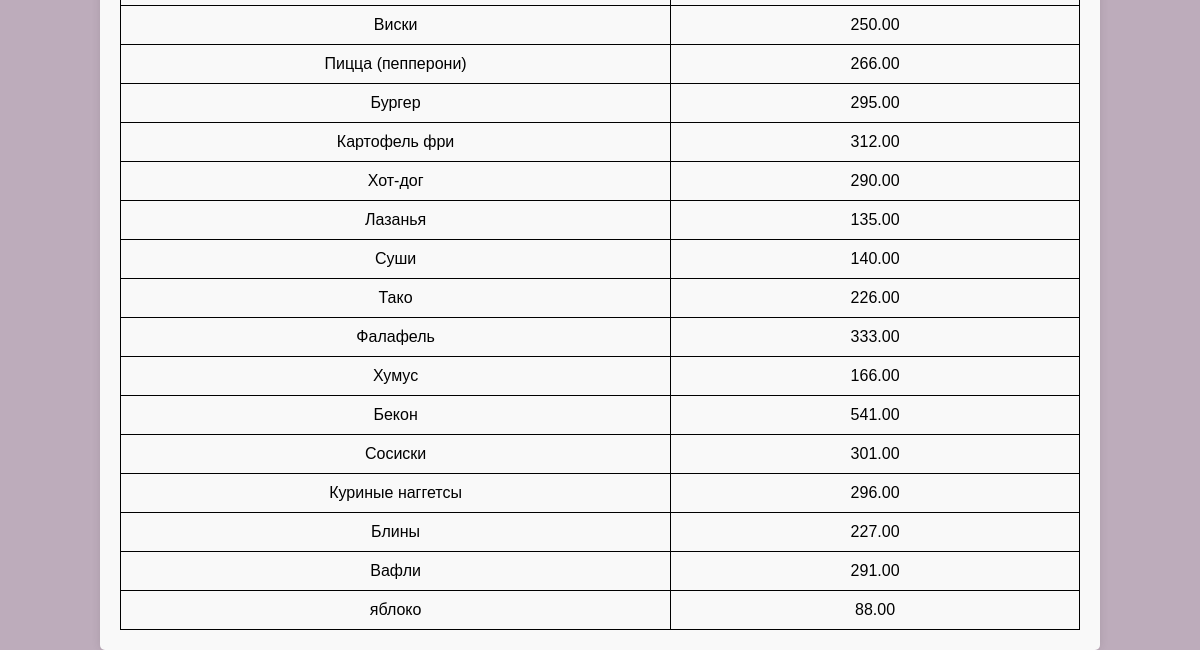
The app's page /food_catalog.php (signed in, lower part), older data.
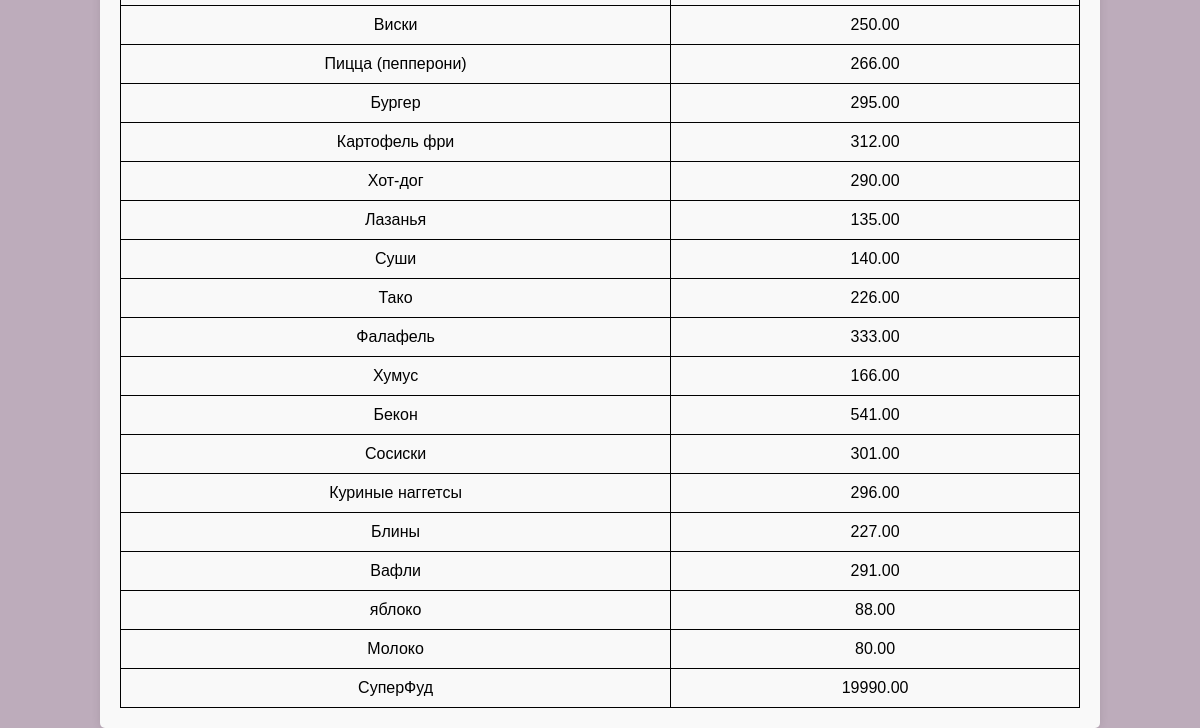
The same page, newer data.
### tables this page shows
CREATE TABLE `food_products` (
  `id` int(11) NOT NULL AUTO_INCREMENT,
  `name` varchar(255) DEFAULT NULL,
  `calories_per_100g` decimal(10,2) DEFAULT NULL,
  `created_at` timestamp NOT NULL DEFAULT current_timestamp(),
  PRIMARY KEY (`id`)
);

### food_catalog.php (the view, shortened to what this page needs)
<?php
require 'db.php';
$user_id = $_SESSION['user_id'];
$stmt = $conn->prepare("SELECT daily_calories FROM users WHERE id = ?");
$stmt->bind_param("i", $user_id);
$stmt->execute();
$search_query = '';
if ($search_query) {
    $sql_search_query = $search_query . "%";
    $stmt = $conn->prepare("SELECT * FROM food_products WHERE name LIKE ?");
    $stmt->bind_param("s", $sql_search_query);
} else {
    $stmt = $conn->prepare("SELECT * FROM food_products");
}
$stmt->execute();
$products = $stmt->get_result();
?>
<!DOCTYPE html>
<html lang="ru">
<head>
</head>
<body>
<div class="container">
    <table>
        <?php while ($product = $products->fetch_assoc()): ?>
            <tr>
                <td><?php echo htmlspecialchars($product['name']); ?></td>
                <td><?php echo htmlspecialchars($product['calories_per_100g']); ?></td>
            </tr>
        <?php endwhile; ?>
    </table>
</div>
</body>
</html>

### navbar.php (style rules this page uses)
body { margin: 0; padding-top: 50px; }

### food_catalog.php (style rules this page uses)
body { font-family: Arial, sans-serif; background-color: #bdacbb;; margin: 0; padding: 0; display: flex; flex-direction: column; align-items: center; }
.container { margin-top: 50px; width: 80%; max-width: 1200px; padding: 20px; background-color: #f9f9f9; border-radius: 5px; box-shadow: 0 0 10px rgba(0, 0, 0, 0.1); }
table { width: 100%; margin: 0 auto; border-collapse: collapse; }
table, th, td { border: 1px solid black; }

Row changes from the older to the newer data that the page shows:
added food_products: name "Молоко", calories_per_100g "80.00"
added food_products: name "СуперФуд", calories_per_100g "19990.00"
